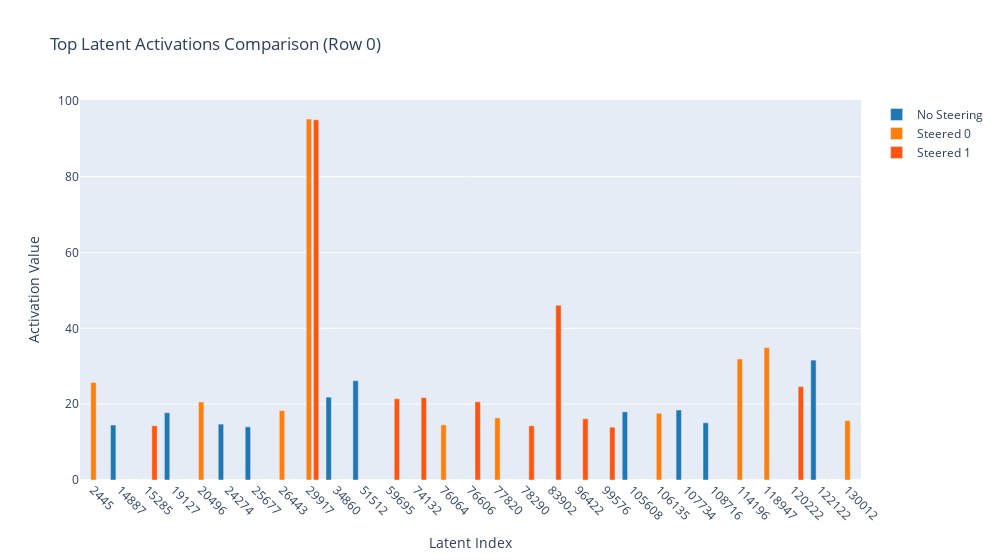

The notebook cell this image was saved under:
### Markdown cell above
### Result 2: Reduced x-axis to relevant data

### Code cell
plot_activations_comparison_v2(correct_df, row_num)  # Replace 0 with any row number you want to analyze

### Figure 1 — Plotly figure (JSON) as saved in the notebook; plotly's stock layout.template omitted (floating-point values rounded to 4 significant figures)
{"data": [{"marker": {"color": "#1f77b4"}, "name": "No Steering", "type": "bar", "width": 0.2, "x": ["2445", "14887", "15285", "19127", "20496", "24274", "25677", "26443", "29917", "34860", "51512", "59695", "74132", "76064", "76606", "77820", "78290", "83902", "96422", "99576", "105608", "106135", "107734", "108716", "114196", "118947", "120222", "122122", "130012"], "y": [0, 14.51, 0, 17.75, 0, 14.74, 14.03, 0, 0, 21.86, 26.2, 0, 0, 0, 0, 0, 0, 0, 0, 0, 17.98, 0, 18.46, 15.1, 0, 0, 0, 31.63, 0]}, {"marker": {"color": "#ff7f0e"}, "name": "Steered 0", "type": "bar", "width": 0.2, "x": ["2445", "14887", "15285", "19127", "20496", "24274", "25677", "26443", "29917", "34860", "51512", "59695", "74132", "76064", "76606", "77820", "78290", "83902", "96422", "99576", "105608", "106135", "107734", "108716", "114196", "118947", "120222", "122122", "130012"], "y": [25.73, 0, 0, 0, 20.59, 0, 0, 18.3, 95.22, 0, 0, 0, 0, 14.54, 0, 16.37, 0, 0, 0, 0, 0, 17.61, 0, 0, 31.92, 34.92, 0, 0, 15.66]}, {"marker": {"color": "#FF550E"}, "name": "Steered 1", "type": "bar", "width": 0.2, "x": ["2445", "14887", "15285", "19127", "20496", "24274", "25677", "26443", "29917", "34860", "51512", "59695", "74132", "76064", "76606", "77820", "78290", "83902", "96422", "99576", "105608", "106135", "107734", "108716", "114196", "118947", "120222", "122122", "130012"], "y": [0, 0, 14.31, 0, 0, 0, 0, 0, 95.01, 0, 0, 21.43, 21.73, 0, 20.64, 0, 14.3, 46.1, 16.16, 13.94, 0, 0, 0, 0, 0, 0, 24.64, 0, 0]}], "layout": {"barmode": "group", "showlegend": true, "title": {"text": "Top Latent Activations Comparison (Row 0)"}, "width": 1000, "xaxis": {"tickangle": 45, "title": {"text": "Latent Index"}, "type": "category"}, "yaxis": {"title": {"text": "Activation Value"}}}}
